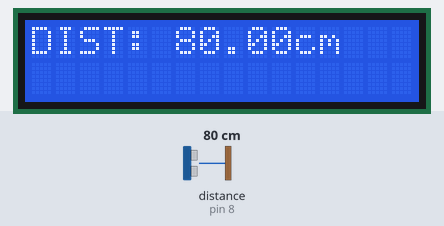
A sketch run on a simulated Arduino Uno, built with avr-gcc and run on an emulated ATmega328P. Shown: 16×2 character LCD. Wiring (inferred from the names in the program): ultrasonic range finder: trigger pin 9; echo pin 8. The test bench sets the inputs (shaded band); at power-on: distance to the obstacle (sensor on pin 8) 80 cm. The echo pulse lasts 58.3 µs per cm.

Above: at 1.2 s.
1.3 s: distance to the obstacle (sensor on pin 8) set to 120 cm
At 2.5 s:
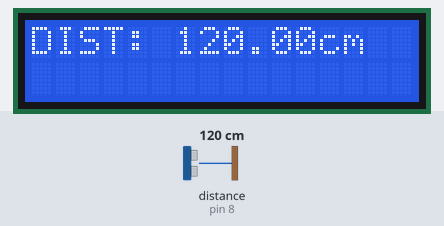
4.3 s: distance to the obstacle (sensor on pin 8) set to 2 cm
At 5.2 s:
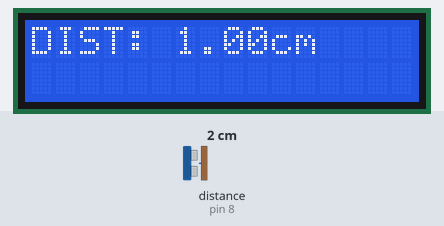
6.0 s: distance to the obstacle (sensor on pin 8) set to 4 cm
At 6.7 s:
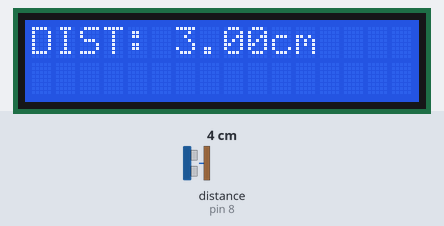
Timing chart, 0 to 9.0 s (numbered marks = the images above; inputs shaded):
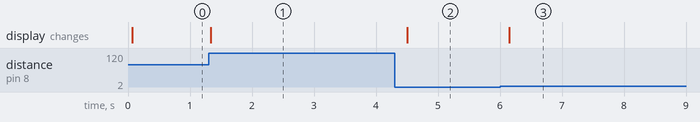

Measured:
- after the input at 1.3 s, the display: changes at once (image 1)
- after the input at 4.3 s, the display: changes after 0.21 s (image 2)
- after the input at 6.0 s, the display: changes after 0.15 s (image 3)

The sketch:

ULTRASONIC_WITH_LCD.ino
```cpp
// library includes
#include <LiquidCrystal.h>

// initializing the LCD
const int rs=12, en=11, d4=5, d5=4, d6=3, d7=2;
LiquidCrystal lcd(rs, en, d4, d5, d6, d7);

// CONSTANTS
const int TRIG_PIN = 9;
const int ECHO_PIN = 8;

// VARIABLES
float cm;

void setup() {
  lcd.begin(16, 2);

  pinMode(TRIG_PIN, OUTPUT);
  pinMode(ECHO_PIN, INPUT);
}

void loop() {
  digitalWrite(TRIG_PIN, LOW);
  delayMicroseconds(2);
  digitalWrite(TRIG_PIN, HIGH);
  delayMicroseconds(10);
  digitalWrite(TRIG_PIN, LOW);

  cm = pulseIn(ECHO_PIN, HIGH) / 58.0;
  cm = (int (cm*100))/100;

  lcd.clear();
  lcd.setCursor(0, 0);
  lcd.print("DIST: ");
  lcd.print(cm);
  lcd.print("cm");

  delay(200);
}
```
